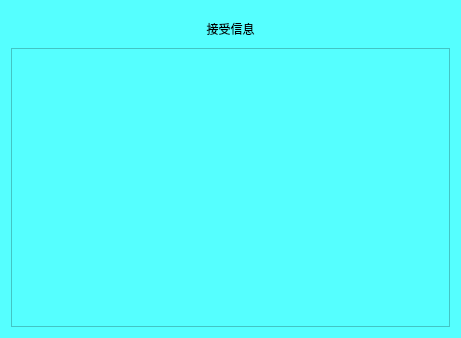
<?xml version="1.0" encoding="UTF-8"?>
<ui version="4.0">
 <class>serialwindow</class>
 <widget class="QDialog" name="serialwindow">
  <property name="geometry">
   <rect>
    <x>0</x>
    <y>0</y>
    <width>461</width>
    <height>338</height>
   </rect>
  </property>
  <property name="maximumSize">
   <size>
    <width>800</width>
    <height>600</height>
   </size>
  </property>
  <property name="windowTitle">
   <string>Dialog</string>
  </property>
  <property name="styleSheet">
   <string notr="true">background-color: rgb(85, 255, 255);</string>
  </property>
  <layout class="QGridLayout" name="gridLayout">
   <item row="0" column="0">
    <layout class="QVBoxLayout" name="verticalLayout" stretch="1,8">
     <property name="spacing">
      <number>2</number>
     </property>
     <item>
      <widget class="QLabel" name="label">
       <property name="sizePolicy">
        <sizepolicy hsizetype="Expanding" vsizetype="Expanding">
         <horstretch>0</horstretch>
         <verstretch>0</verstretch>
        </sizepolicy>
       </property>
       <property name="styleSheet">
        <string notr="true">font: 75 16pt &quot;微软雅黑&quot;;</string>
       </property>
       <property name="text">
        <string>接受信息</string>
       </property>
       <property name="alignment">
        <set>Qt::AlignCenter</set>
       </property>
      </widget>
     </item>
     <item>
      <widget class="QTextBrowser" name="recievetxt"/>
     </item>
    </layout>
   </item>
  </layout>
 </widget>
 <resources/>
 <connections/>
</ui>
